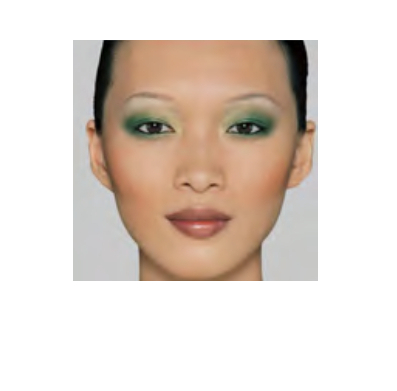
//> input picture images/example.jpg, 397 x 391 px
$ ./read   (built with g++ and OpenCV 4)
//> lines starting //> are read from the running program, lines starting //| are printed output that depends on the picture; after the words box and inside, x2 and y2 are one past the last pixel; in counts of white or black regions, pixels touching at a corner belong together
### layers.cpp
#include <string>
#include <fstream>
#include <opencv2/core/core.hpp>
#include <opencv2/highgui/highgui.hpp>
#include <opencv2/imgproc/imgproc.hpp>
#include <math.h>

using namespace std;
using namespace cv;

class layers {

  private:
    Point landmarks_[91];
    Mat face_;
    //defined shapes for the facial features, according to the
    //return definitions of the face++ api
    const vector<int> head = {1,2,3,4,5,6,7,8,9,0,18,17,16,15,14,13,12,11,10,83,84,85,86,87,88,89,90};
    const vector<int> mouth = {37,40,41,38,44,43,46,52,51,54,48,49};
    const vector<int> nose = {59,60,63,61,58,57,62,56,55};
    const vector<int> leftbrow = {29,30,31,32,33,36,35,34};
    const vector<int> rightbrow = {75,76,77,78,79,82,81,80};
    const vector<int> lefteye = {21,22,19,23,25,28,26,27};
    const vector<int> righteye = {67,68,65,69,71,74,72,73};

  public:
    layers(Mat face, vector<Point> landmarks) {
      for(int i=0; i < 83; i++) {
        landmarks_[i] = landmarks[i];
      }
      int rad = sqrt(pow(landmarks[10].x - landmarks[1].x,2) + pow(landmarks[10].y - landmarks[1].y,2))/2;
      Point center = Point((landmarks[10].x + landmarks[1].x)/2, (landmarks[10].y + landmarks[1].y)/2);

      for (int i=1; i<9; i++) {
        landmarks_[82+i] = Point(cos(M_PI/9 * i)*rad + center.x,-0.85 * sin(M_PI/9 * i)*rad + center.y);
      }
      face_ = face.clone();
    };
    // [8 lines left out: function getLightness, not called in this run]
    Mat getShapes() {
      Mat mask = Mat(face_.rows, face_.cols, CV_8UC1);
      for(int i=0; i<mask.cols; i++)
        for(int j=0; j<mask.rows; j++)
          mask.at<uchar>(Point(i,j)) = 0;

      fillConvexPoly(mask, &getPoly(head)[0], head.size(), 255,8,0);
      fillConvexPoly(mask, &getPoly(nose)[0], nose.size(), 0,8,0);
      fillConvexPoly(mask, &getPoly(mouth)[0], mouth.size(), 0,8,0);
      fillConvexPoly(mask, &getPoly(leftbrow)[0], leftbrow.size(), 75,8,0);
      fillConvexPoly(mask, &getPoly(rightbrow)[0], rightbrow.size(), 75,8,0);
      int wt = face_.cols / 20;
      int ht = face_.rows / 20;
      if(wt % 2 != 1) {
        wt += 1;
      }
      if(ht % 2 != 1) {
        ht += 1;
      }
      cv::GaussianBlur(mask, mask, Size(wt*2+1,ht*2+1), 0,0);
      fillConvexPoly(mask, &getPoly(righteye)[0], righteye.size(), 0,8,0);
      fillConvexPoly(mask, &getPoly(lefteye)[0], lefteye.size(), 0,8,0);
      cv::GaussianBlur(mask, mask, Size(wt,ht), 0,0);

      return mask;
    }
    vector<Point> getPoly(vector<int> v) {
      vector<Point> result = vector<Point>(v.size());
      for(int i=0 ;i<v.size(); i++) {
        result[i] = landmarks_[v[i]];
      }
      return result;
    }
};

### ThinPlateSpline/CThinPlateSpline.cpp
/*
* CThinPlateSpline.cpp
*
*  Created on: 24.01.2010
*      Author: schmiedm
*/

#include <vector>
#include <opencv2/core/core.hpp>
#include <opencv2/highgui/highgui.hpp>
#include <opencv2/imgproc/imgproc.hpp>
#include "CThinPlateSpline.h"
using namespace cv;

// [6 lines left out: function CThinPlateSpline, not called in this run]

CThinPlateSpline::CThinPlateSpline(const std::vector<Point>& pS, const std::vector<Point>& pD)
{
	if(pS.size() == pS.size())
	{
		pSrc = pS;
		pDst = pD;
	}

	FLAG_MAPS_FORWARD_SET = false;
	FLAG_MAPS_BACK_WARP_SET = false;
	FLAG_COEFFS_BACK_WARP_SET = false;
	FLAG_COEFFS_FORWARD_WARP_SET = false;
}

CThinPlateSpline::~CThinPlateSpline() {
}

// [24 lines left out: functions addCorrespondence, setCorrespondences, not called in this run]

double CThinPlateSpline::fktU(const Point& p1, const Point& p2)
{
	double r = pow(((double)p1.x - (double)p2.x), 2) + pow(((double)p1.y - (double)p2.y), 2);

	if (r == 0)
		return 0.0;
	else
	{
		r = sqrt(r); // vector length
		double r2 = pow(r, 2);

		return (r2 * log(r2));
	}
}

void CThinPlateSpline::computeSplineCoeffs(std::vector<Point>& iPIn, std::vector<Point>& iiPIn, float lambda,const TPS_INTERPOLATION tpsInter)
{

	std::vector<Point>* iP = NULL;
	std::vector<Point>*	iiP = NULL;

	if(tpsInter == FORWARD_WARP)
	{
		iP = &iPIn;
		iiP = &iiPIn;

		// keep information which coefficients are set
		FLAG_COEFFS_BACK_WARP_SET = true;
		FLAG_COEFFS_FORWARD_WARP_SET = false;
	}
	else if(tpsInter == BACK_WARP)
	{
		iP = &iiPIn;
		iiP = &iPIn;

		// keep information which coefficients are set
		FLAG_COEFFS_BACK_WARP_SET = false;
		FLAG_COEFFS_FORWARD_WARP_SET = true;
	}

	//get number of corresponding points
	int dim = 2;
	int n = iP->size();

	//Initialize mathematical datastructures
	Mat_<float> V(dim,n+dim+1,0.0);
	Mat_<float> P(n,dim+1,1.0);
	Mat_<float> K = (K.eye(n,n)*lambda);
	Mat_<float> L(n+dim+1,n+dim+1,0.0);

	// fill up K und P matrix
	std::vector<Point>::iterator itY;
	std::vector<Point>::iterator itX;

	int y = 0;
	for (itY = iP->begin(); itY != iP->end(); ++itY, y++) {
		int x = 0;
		for (itX = iP->begin(); itX != iP->end(); ++itX, x++) {
			if (x != y) {
				K(y, x) = (float)fktU(*itY, *itX);
			}
		}
		P(y,1) = (float)itY->y;
		P(y,2) = (float)itY->x;
	}

	Mat Pt;
	transpose(P,Pt);

	// insert K into L
	Rect range = Rect(0, 0, n, n);
	Mat Lr(L,range);
	K.copyTo(Lr);


	// insert P into L
	range = Rect(n, 0, dim + 1, n);
	Lr = Mat(L,range);
	P.copyTo(Lr);

	// insert Pt into L
	range = Rect(0,n,n,dim+1);
	Lr = Mat(L,range);
	Pt.copyTo(Lr);

	// fill V array
	std::vector<Point>::iterator it;
	int u = 0;

	for(it = iiP->begin(); it != iiP->end(); ++it)
	{
		V(0,u) = (float)it->y;
		V(1,u) = (float)it->x;
		u++;
	}

	// transpose V
	Mat Vt;
	transpose(V,Vt);

	cMatrix = Mat_<float>(n+dim+1,dim,0.0);

	// invert L
	Mat invL;
	invert(L,invL,DECOMP_LU);

	//multiply(invL,Vt,cMatrix);
	cMatrix = invL * Vt;

	//compensate for rounding errors
	for(int row = 0; row < cMatrix.rows; row++)
	{
		for(int col = 0; col < cMatrix.cols; col++)
		{
			double v = cMatrix(row,col);
			if(v > (-1.0e-006) && v < (1.0e-006) )
			{
				cMatrix(row,col) = 0.0;
			}
		}
	}
}


// [36 lines left out: function interpolate_forward_, not called in this run]
Point CThinPlateSpline::interpolate_back_(const Point& p)
{
	Point2f interP;
	std::vector<Point>* pList = &pDst;

	int k1 = cMatrix.rows - 3;
	int kx = cMatrix.rows - 2;
	int ky = cMatrix.rows - 1;

	double a1 = 0, ax = 0, ay = 0, cTmp = 0, uTmp = 0, tmp_i = 0, tmp_ii = 0;

	for (int i = 0; i < 2; i++) {
		a1 = cMatrix(k1,i);
		ax = cMatrix(kx,i);
		ay = cMatrix(ky,i);

		tmp_i = a1 + ax * p.y + ay * p.x;
		tmp_ii = 0;

		for (int j = 0; j < (int)pSrc.size(); j++) {
			cTmp = cMatrix(j,i);
			uTmp = fktU( (*pList)[j], p);

			tmp_ii = tmp_ii + (cTmp * uTmp);
		}

		if (i == 0) {
			interP.y = (float)(tmp_i + tmp_ii);
		}
		if (i == 1) {
			interP.x = (float)(tmp_i + tmp_ii);
		}
	}

	return interP;
}

Point CThinPlateSpline::interpolate(const Point& p, const TPS_INTERPOLATION tpsInter)
{
	if(tpsInter == BACK_WARP)
	{
		return interpolate_back_(p);
	}
	else if(tpsInter == FORWARD_WARP)
	{
		return interpolate_forward_(p);
	}
	else
	{
		return interpolate_back_(p);
	}

}

void CThinPlateSpline::warpImage(const Mat& src, Mat& dst, float lambda, const int interpolation,const TPS_INTERPOLATION tpsInter)
{
	Size size = src.size();
	dst = Mat(size,src.type());

	// only compute the coefficients new if they weren't already computed
	// or there had been changes to the points
	if(tpsInter == BACK_WARP && !FLAG_COEFFS_BACK_WARP_SET)
	{
		computeSplineCoeffs(pSrc,pDst,lambda,tpsInter);
	}
	else if(tpsInter == FORWARD_WARP && !FLAG_COEFFS_FORWARD_WARP_SET)
	{
		computeSplineCoeffs(pSrc,pDst,lambda,tpsInter);
	}

	computeMaps(size,mapx,mapy);

	remap(src,dst,mapx,mapy,interpolation);
}

// [5 lines left out: function getMaps, not called in this run]

void CThinPlateSpline::computeMaps(const Size& dstSize, Mat_<float>& mx, Mat_<float>& my,const TPS_INTERPOLATION tpsInter)
{
	mx = Mat_<float>(dstSize);
	my = Mat_<float>(dstSize);

	Point p(0, 0);
	Point_<float> intP(0, 0);

	for (int row = 0; row < dstSize.height; row++) {
		for (int col = 0; col < dstSize.width; col++) {
			p = Point(col, row);
			intP = interpolate(p,tpsInter);
			mx(row, col) = intP.x;
			my(row, col) = intP.y;
		}
	}

	if(tpsInter == BACK_WARP)
	{
		FLAG_MAPS_BACK_WARP_SET = true;
		FLAG_MAPS_FORWARD_SET = false;
	}
	else if(tpsInter == FORWARD_WARP)
	{
		FLAG_MAPS_BACK_WARP_SET = false;
		FLAG_MAPS_FORWARD_SET = true;
	}
}

### read.cpp
#include <string>
#include <fstream>
#include <opencv2/core/core.hpp>
#include <opencv2/highgui/highgui.hpp>
#include <opencv2/imgproc/imgproc.hpp>
#include <iostream>
#include "./ThinPlateSpline/CThinPlateSpline.cpp"
#include "./layers.cpp"

using namespace std;
using namespace cv;
/**
 * function that reads the landmark points from a file generated for the purpose
 *
 * filename - the filename of the landmarks file, with extension (.txt in the examples)
 */
vector<Point> getPoints(string filename) {
//> called with filename = "example.txt"
  vector<vector<double> > pts(2, vector<double>(83));
  string str;
  string path = "images/" + filename;
  ifstream ifs(path.c_str());
  if (ifs.is_open()) {
    for (int i=0; i<83; i++){
      getline(ifs, str);
      pts[0][i] = atof(str.c_str());
    }
    for (int i=0; i<83; i++) {
      getline(ifs, str);
      pts[1][i] = atof(str.c_str());
    }
  }
  ifs.close();
  vector<Point> points(83);
  for (int i=0; i<83; i++) {
    points[i] = Point(pts[0][i], pts[1][i]);
  }
  return points;
}

int main() {
  string str;

  // reads the landmarks from the file
  vector<Point> landmarks = getPoints("example.txt");
  vector<Point> destinations = getPoints("obama.txt");

  CThinPlateSpline tps(landmarks, destinations);

  Mat exampleRaw = imread("./images/example.jpg");
//> exampleRaw is the input picture: 391 rows x 397 cols, CV_8UC3; mean B, G, R 207.6, 215.9, 226.9
  Mat input = imread("./images/obama.jpg");
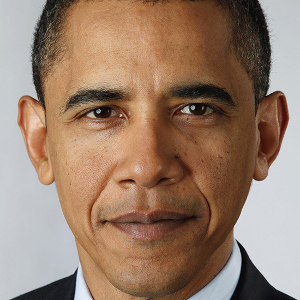
//> input picture images/obama.jpg, 300 x 300 px
//> input is the input picture: 300 rows x 300 cols, CV_8UC3; mean B, G, R 107.4, 126.3, 153.2
  Mat example;

  // warps the image
  tps.warpImage(exampleRaw, example, INTER_CUBIC, BACK_WARP);
//> after the loop in computeMaps, `for (int row = 0; row < dstSize.height; row++)`:
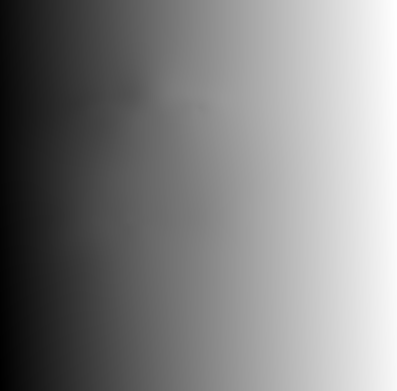
//> mx: 391 rows x 397 cols, CV_32FC1; min 50, max 420, mean 239.7; drawn with min black and max white
//> after the loop in computeMaps, `for (int row = 0; row < dstSize.height; row++)`:
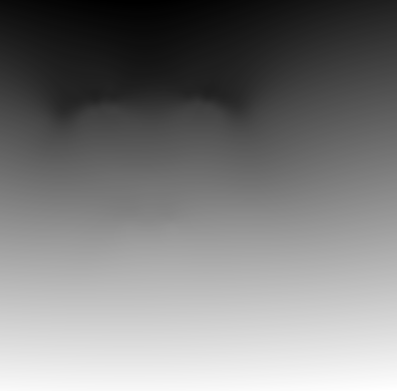
//> my: 391 rows x 397 cols, CV_32FC1; min 52, max 358, mean 203.6; drawn with min black and max white
  Rect crop(0,0, min(example.cols, input.cols), min(example.rows, input.rows));
//> crop = Rect(0, 0, 300, 300)

  example = example(crop);
  input = input(crop);

  imshow("example", example);
  imshow("INPUT", input);

  Mat lab;
  cv::cvtColor(example, lab, cv::COLOR_BGR2Lab);
//> lab: 300 rows x 300 cols, CV_8UC3; mean of channels 0, 1, 2 176.4, 135.5, 142.4

  Mat *labChannels = new Mat[lab.channels()];
  cv::split(lab, labChannels);

  imshow("greyscale", labChannels[0]);

  Mat a(lab.rows, lab.cols, CV_8U);

  Mat empty = Mat::zeros(lab.rows, lab.cols, CV_8U);
  Mat ab[] = {empty, a, a};
  int from_to[] = {1,1,2,2};
  cv::mixChannels(labChannels, 3, ab, 3, from_to, 2);
//> ab[0]: 300 rows x 300 cols, CV_8UC1; every value is 0

  Mat abimage;
  cv::merge(ab, 3, abimage);

  cvtColor(abimage, abimage, cv::COLOR_Lab2BGR);

  imshow("ab layer", abimage);


  Mat inputLab;
  cv::cvtColor(input, inputLab, cv::COLOR_BGR2Lab);
//> inputLab: 300 rows x 300 cols, CV_8UC3; mean of channels 0, 1, 2 138.4, 136.8, 143

  Mat *InputLabChannels = new Mat[inputLab.channels()];

  cv::split(inputLab, InputLabChannels);
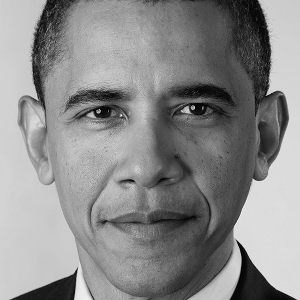
//> InputLabChannels: 300 rows x 300 cols, CV_8UC1; min 0, max 252, mean 138.4
  layers lay = layers(abimage, destinations);

  Mat anose = lay.getShapes();
//> in getShapes, `fillConvexPoly(mask, &getPoly(head)[0], head.size(), 255,8,0);`:
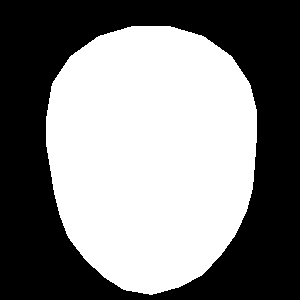
//> mask: 300 rows x 300 cols, CV_8UC1; 50.5% white; 1 black region, box (x1, y1, x2, y2) and area: (0, 0, 300, 300) 44568
  Mat bnose = anose*(-1) + 255;
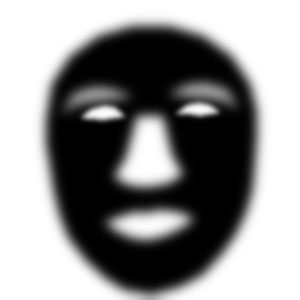
//> bnose: 300 rows x 300 cols, CV_8UC1; min 0, max 255, mean 144.8

  imshow("anose",anose);
  imshow("bnose", bnose);

  Mat finalL = InputLabChannels[0].clone();
  Mat finalA;
  cv::addWeighted(InputLabChannels[1].mul(bnose)/255, 1, labChannels[1].mul(anose)/255, 1, 0, finalA);
  Mat finalB;
  cv::addWeighted(InputLabChannels[2].mul(bnose)/255, 1, labChannels[2].mul(anose)/255, 1, 0, finalB);

  Mat finalimage[] = {finalL.clone(), finalA.clone(), finalB.clone()};

  Mat finalMat;
  cv::merge(finalimage, 3, finalMat);
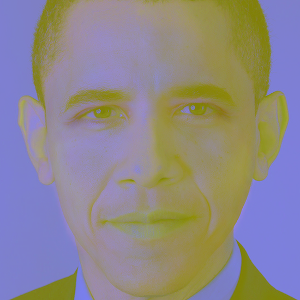
//> finalMat: 300 rows x 300 cols, CV_8UC3; mean B, G, R 138.4, 136.1, 142.2

  cvtColor(finalMat, finalMat, cv::COLOR_Lab2BGR);

  imshow("pre-result", finalMat);

  waitKey(0);
  return 0;
}
